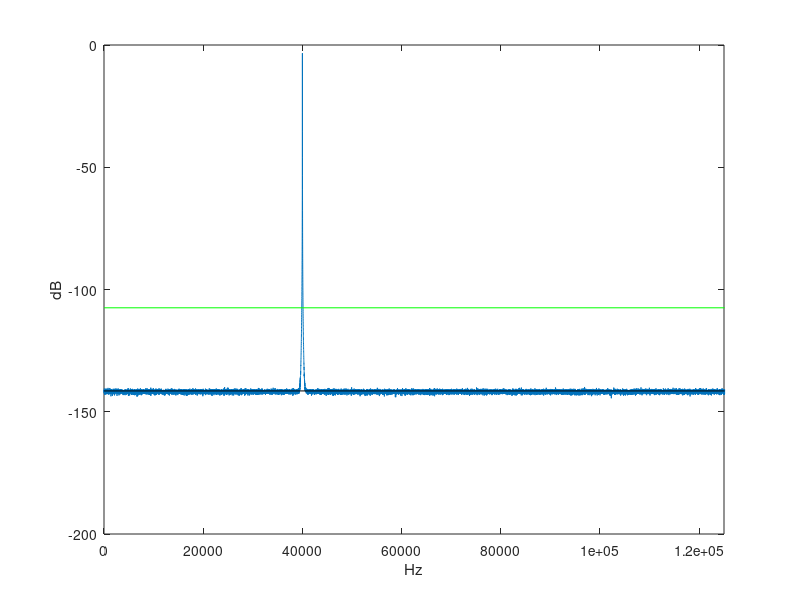

MATLAB code for this plot:
% Simple spectrum analysis
% detailed formula for the lower bound of the spectrum
% considering the jitter and quantization noise

% Note: Spectrum computation didn't consider the correction of
#       DC component and the Nyquist frequency.

sr = 250e3;       % sample rate
lw = 65536;       % window length
leap = lw / 2;    % control the overlap ratio
f0 = 40000;        % Hz, the signal freq
imax = 32768;     % 16bit <-> -32768 ~ 32767
ftype = @single;  % @single or @double

w = ftype((1+cos(2*pi*((0:lw-1)-lw/2)/lw))/2);  % Hann window
%w = ftype(ones(1, lw));  % Rectangular window
%w = ftype(acos(cos(2*pi*(0:lw-1)/lw)));  % Bartlett window
normalize_peak = 1;   % 2: sine = 0dB, 1: square = 0dB

T = 10;           % >= lw/sr
s_xxw = zeros(1, lw);

for k = 1 : floor((T*sr-lw)/leap)+1
    tt = (0 : lw-1) / sr + k * leap / sr;
    xx = 1.0 * sin(f0*2*pi * tt);                 % test signal
    xx = xx + (rand(1, lw)-0.5) / imax;           % add jitter
    xx = ftype(round(imax * xx)) / imax;          % quantization

    xxw = abs(fft(xx .* w)).^2 * 2 / sum(w)^2 * normalize_peak;
    s_xxw = s_xxw + xxw;
end
s_xxw = s_xxw / k;

lower_bound_approx = 20 * log10(1 / imax / 2) + 10 * log10(1 / lw)

% for [-0.5, 0.5] LSB uniform distribution jitter
min_jitter_energy = (1/imax)^2 * 1/12 * lw * sum(w.^2) * 2 / sum(w)^2;
lower_bound = 10 * log10(min_jitter_energy) ...
            + 10 * log10(1 / lw)      ...   % energy equipartition
            + 10 * log10(2)           ...   % factor for quantization (approx.)
            + 10 * log10(normalize_peak)    % factor for extra normalization

% Estimation error: mean(10*log10(s_xxw)(end/4:3*end/4)) - lower_bound

% Deterministic quantization noise can have harmonics and essentially non-linear
% an eyeball estimation is given here, see it with jitter off.
lower_bound_peak = lower_bound + 34;
                                            
plot(sr*(0:lw-1)/lw, 10*log10(s_xxw), ...
     [0, sr], [lower_bound_peak, lower_bound_peak], 'g',
     [0, sr], [lower_bound, lower_bound], 'k')
xlim([0, sr/2])
xlabel('Hz')
ylabel('dB')
